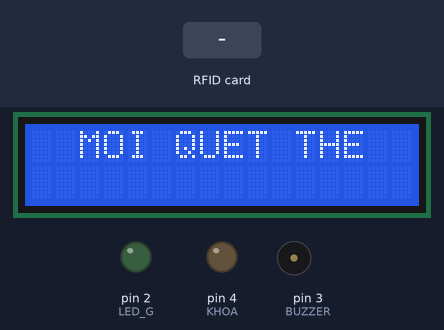
This sketch was run on a simulated Arduino Uno, built with avr-gcc and run on an emulated ATmega328P. Parts: 16×2 character LCD, output pins drawn as LEDs (lit = HIGH), buzzer (waves = sounding). The test bench sets the inputs (shaded band). Pins used as bus, display or sensor lines are not drawn; what the sketch prints to the serial monitor is not drawn.

Above: at 3.3 s.
3.4 s: RFID card 5E 7A 19 C4 held to the reader
At 3.78 s:
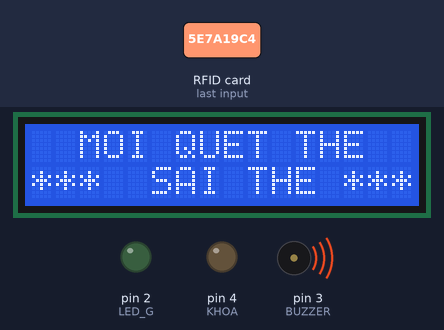
At 4.7 s:
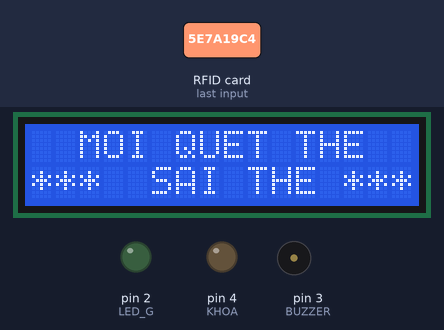
6.4 s: RFID card E9 E8 9C 8D held to the reader
At 8.1 s:
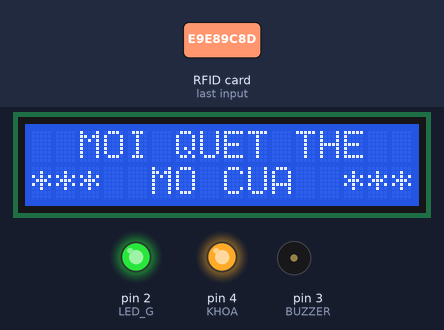
Timing chart, 0 to 13.4 s (numbered marks = the images above; inputs shaded):
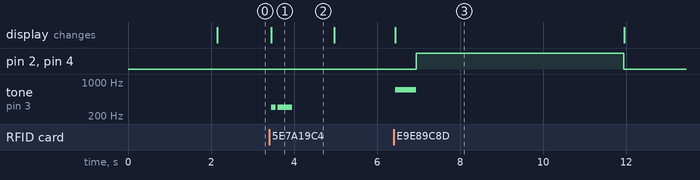

The sketch:

CODE_KHOA_DIEN_RFID.ino
```cpp
#include <SPI.h>
#include <MFRC522.h>

#define SS_PIN 10
#define RST_PIN 9
#define LED_G 2 // led 1 gắn chân 4
#define BUZZER 3 // coi găn chân 3
#define KHOA 4 // khoa dien
MFRC522 mfrc522(SS_PIN, RST_PIN);   // Create MFRC522 instance.

//..... Thu vien LCD I2C.....//
#include <Wire.h>
#include <LiquidCrystal_I2C.h>
LiquidCrystal_I2C lcd(0x27, 16, 2);

void setup()
{
  Serial.begin(9600);   // Initiate a serial communication
  SPI.begin();      // Initiate  SPI bus
  mfrc522.PCD_Init();   // Initiate MFRC522
  pinMode(LED_G, OUTPUT);
  pinMode(BUZZER, OUTPUT);
  pinMode(KHOA, OUTPUT);
  noTone(BUZZER);
  digitalWrite(KHOA, LOW);
  Serial.println("Dua the vao...");
  Serial.println();


  lcd.init();
  lcd.backlight();
  lcd.setCursor(3, 0);
  lcd.print("KHOA DIEN");
  lcd.setCursor(3, 1);
  lcd.print("RFID RC522");
  delay(2000);
  lcd.clear();

}
void loop()
{

  lcd.setCursor(2, 0);
  lcd.print("MOI QUET THE ");
  // Look for new cards
  if ( ! mfrc522.PICC_IsNewCardPresent())
  {
    return;
  }
  // Select one of the cards
  if ( ! mfrc522.PICC_ReadCardSerial())
  {
    return;
  }
  //Show UID on serial monitor
  Serial.print("UID tag :");
  String content = "";
  byte letter;
  for (byte i = 0; i < mfrc522.uid.size; i++)
  {
    Serial.print(mfrc522.uid.uidByte[i] < 0x10 ? " 0" : " ");
    Serial.print(mfrc522.uid.uidByte[i], HEX);
    content.concat(String(mfrc522.uid.uidByte[i] < 0x10 ? " 0" : " "));
    content.concat(String(mfrc522.uid.uidByte[i], HEX));
  }
  Serial.println();
  Serial.print("Message : ");
  content.toUpperCase();

  if (content.substring(1) == "E9 E8 9C 8D" || content.substring(1) == "E9 E7 9C 8D"  ) // dán ID của thẻ vừa đọc được từ trước
  {
    Serial.println("DUNG THE");
    Serial.println();
    lcd.setCursor(0, 1);
    lcd.print("***  MO CUA  ***");
    right();
    digitalWrite(LED_G, HIGH);
    digitalWrite(KHOA, HIGH);
    delay(5000);                   // Thời gian mở cửa
    digitalWrite(KHOA, LOW);
    digitalWrite(LED_G, LOW);
    lcd.setCursor(0, 1);
    lcd.print("                ");
  }

  else
  {
    Serial.println("SAI THE");
    Serial.println();
    lcd.setCursor(0, 1);
    lcd.print("***  SAI THE ***");
    wrong();
    lcd.setCursor(0, 1);
    lcd.print("                ");
  }
}
void right()
{

  tone(BUZZER, 700);
  delay(500);
  noTone(BUZZER);

}
void wrong()
{
  tone(BUZZER, 300);
  delay(100);
  noTone(BUZZER);
  delay(50);
  tone(BUZZER, 300);
  delay(350);
  noTone(BUZZER);
  delay(1000);
}
```

Measured:
- after the input at 3.4 s, tone on pin 3 (BUZZER): silent → 300 Hz after 0.06 s, → silent 0.10 s later, → 300 Hz 0.05 s later, → silent 0.35 s later; the display: changes after 0.06 s (image 1)
- after the input at 6.4 s, pin 2 (LED_G), pin 4 (KHOA): LOW → HIGH after 0.54 s, → LOW 5.0 s later; tone on pin 3 (BUZZER): silent → 700 Hz at once, → silent 0.50 s later; the display: changes at once (image 3)
- what the display in image 1 shows lasts 1.5 s, from 3.5 s to 5.0 s
